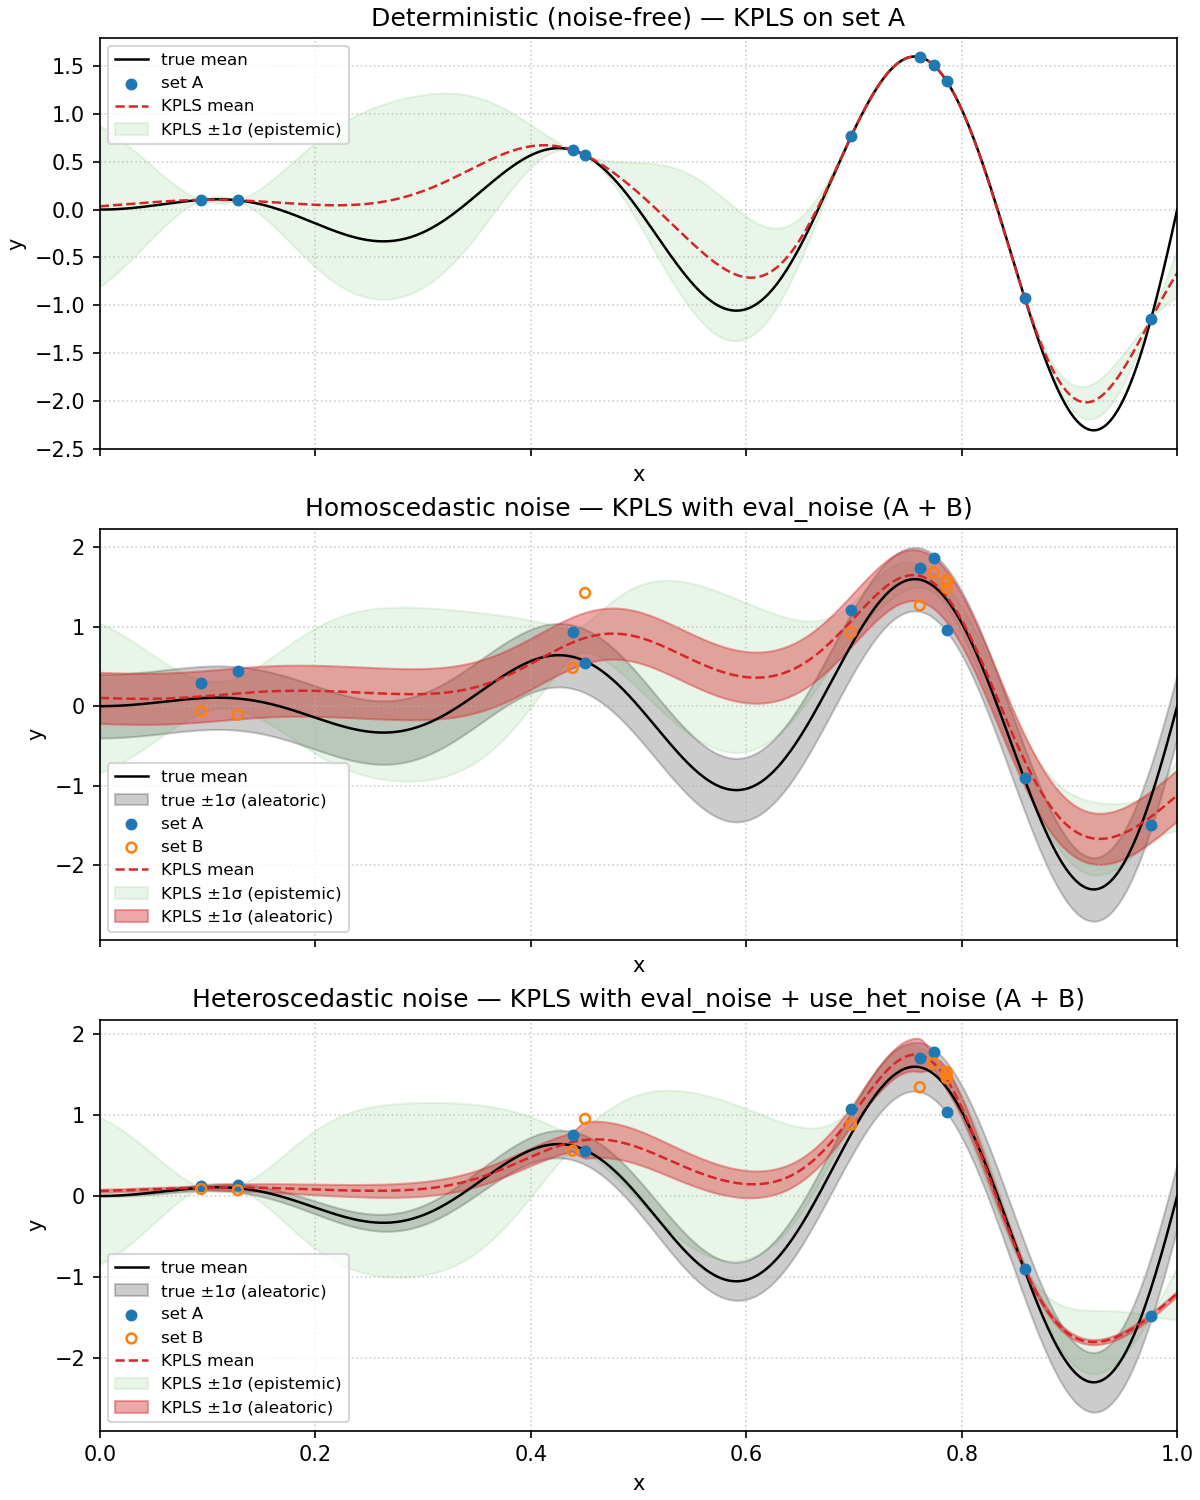

Python code for this plot:
'''
Example: Kriging surrogate model for deterministic, homoscedastic, heteroscedastic functions.

- Test functions (n_input = 1, n_output = 1, x in [0, 1]):
  1) deterministic: f(x) = sin(3*pi*x)
  2) homoscedastic: f(x) = sin(3*pi*x) + 0.1*epsilon, epsilon ~ N(0, 1)
  3) heteroscedastic: f(x) = sin(3*pi*x) + 0.1*x*epsilon, epsilon ~ N(0, 1)

- Data generation:
  1) generate N_A data points (x, y), denoted by setA (x ~ Uniform(0, 1) i.i.d.)
  2) sample N_B points from setA (with replacement on indices), redraw y from the
     stochastic model, denoted by setB (duplicated x are used by SMT het noise)

- Use `smt.surrogate_models.KPLS` as the surrogate model.
  1) https://smt.readthedocs.io/en/latest/_src_docs/surrogate_models/gpr/kpls.html
  2) train deterministic KPLS on setA (function 1)
  3) train stochastic KPLS (eval_noise, homoscedastic) on setA + setB (function 2)
  4) train heteroscedastic KPLS (eval_noise + use_het_noise) on setA + setB (function 3)

- Plot results:
  1) each function in a separate subplot
  2) plot the true mean (and true 1-sigma band when noise is present)
  3) plot the data points
  4) plot the surrogate mean, 1-sigma epistemic band (from predict_variances),
     and 1-sigma total predictive band (epistemic + learned aleatoric from optimal_noise)

'''

from __future__ import annotations

import sys
import warnings
from pathlib import Path

import matplotlib.pyplot as plt
from matplotlib import get_backend
import numpy as np
from smt.surrogate_models import KPLS

PROJECT_ROOT = Path(__file__).resolve().parents[2]
if str(PROJECT_ROOT) not in sys.path:
    sys.path.insert(0, str(PROJECT_ROOT))

SEED = 42
NOISE_SCALE = 0.4
N_GRID = 400
N_A = 10
N_B = 10

# Duplicate x (set B reuses x from A) needs a non-trivial noise prior so the GP
# covariance stays numerically PD; see smt.surrogate_models.krg_based defaults.
_KPLS_NOISE_COMMON = dict(
    print_global=False,
    hyper_opt="Cobyla",
    nugget=1e-8,
    noise0=[1e-3],
    n_start=15,
)


def mean_sin(x: np.ndarray) -> np.ndarray:
    return np.sin(6.0 * np.pi * x) * x * np.exp(x)


def build_sets(
    rng: np.random.Generator,
    noise: str,
    ) -> tuple[np.ndarray, np.ndarray, np.ndarray, np.ndarray]:
    """
    Return (x_train, y_train) for setA only, then full training (setA + setB).

    noise: 'none' | 'homo' | 'hetero'
    """
    n_a = N_A
    x_a = rng.uniform(0.0, 1.0, (n_a, 1))

    if noise == "none":
        y_a = mean_sin(x_a)
    elif noise == "homo":
        eps = rng.standard_normal((n_a, 1))
        y_a = mean_sin(x_a) + NOISE_SCALE * eps
    elif noise == "hetero":
        eps = rng.standard_normal((n_a, 1))
        y_a = mean_sin(x_a) + NOISE_SCALE * x_a * eps
    else:
        raise ValueError(noise)

    idx_b = rng.integers(0, n_a, size=N_B)
    x_b = x_a[idx_b]
    if noise == "none":
        y_b = mean_sin(x_b)
    elif noise == "homo":
        eps_b = rng.standard_normal((len(x_b), 1))
        y_b = mean_sin(x_b) + NOISE_SCALE * eps_b
    else:
        eps_b = rng.standard_normal((len(x_b), 1))
        y_b = mean_sin(x_b) + NOISE_SCALE * x_b * eps_b

    x_all = np.vstack([x_a, x_b])
    y_all = np.vstack([y_a, y_b])
    return x_a, y_a, x_all, y_all


def kpls_aleatoric_variance(sm: KPLS, x: np.ndarray) -> np.ndarray:
    """
    Observation noise variance at prediction sites (physical y units).

    SMT ``predict_variances`` is epistemic (latent GP); with ``eval_noise`` the
    aleatoric part is ``optimal_noise * sigma2`` (homoscedastic scalar noise ratio,
    heteroscedastic ratios interpolated over unique training sites).
    """
    if not sm.options["eval_noise"]:
        return np.zeros(x.shape[0], dtype=float)
    sigma2 = float(np.asarray(sm.optimal_par["sigma2"], dtype=float).ravel()[0])
    nu = np.asarray(sm.optimal_noise, dtype=float)
    if not sm.options["use_het_noise"]:
        nu_s = float(nu.ravel()[0])
        return np.full(x.shape[0], nu_s * sigma2, dtype=float)
    xu = np.asarray(sm.X_norma, dtype=float).ravel()
    nu_v = nu.ravel()
    order = np.argsort(xu)
    xq = ((x - sm.X_offset) / sm.X_scale).ravel()
    nu_i = np.interp(xq, xu[order], nu_v[order])
    return nu_i * sigma2


def true_one_sigma_band(
    x: np.ndarray, noise: str
    ) -> tuple[np.ndarray, np.ndarray, np.ndarray]:
    """Mean and +/- 1 sigma of the generative process (aleatoric)."""
    m = mean_sin(x).ravel()
    if noise == "none":
        lo = hi = m
    elif noise == "homo":
        s = np.full_like(m, NOISE_SCALE)
        lo, hi = m - s, m + s
    else:
        s = (NOISE_SCALE * x.ravel())
        lo, hi = m - s, m + s
    return m, lo, hi


def subplot_panel(
    ax: plt.Axes,
    title: str,
    noise: str,
    x_a: np.ndarray,
    y_a: np.ndarray,
    x_train: np.ndarray,
    y_train: np.ndarray,
    sm: KPLS,
    x_fine: np.ndarray,
    ) -> None:
    m_true, lo_true, hi_true = true_one_sigma_band(x_fine, noise)

    ax.plot(x_fine.ravel(), m_true, "k-", label="true mean", linewidth=1.2)
    if noise != "none":
        ax.fill_between(
            x_fine.ravel(),
            lo_true,
            hi_true,
            color="k",
            alpha=0.2,
            label="true ±1σ (aleatoric)",
        )

    ax.scatter(x_a.ravel(), y_a.ravel(), s=22, c="C0", label="set A", zorder=4)
    if x_train.shape[0] > x_a.shape[0]:
        # hide duplicate scatter for points already in A for clarity: only extra B rows
        # (all B indices are from A so we mark second-half as set B)
        n_extra = x_train.shape[0] - x_a.shape[0]
        if n_extra > 0:
            ax.scatter(
                x_train[-n_extra:].ravel(),
                y_train[-n_extra:].ravel(),
                s=22,
                facecolors="none",
                edgecolors="C1",
                linewidths=1.2,
                label="set B",
                zorder=5,
            )

    y_hat = sm.predict_values(x_fine)
    v_epi = np.asarray(sm.predict_variances(x_fine), dtype=float).ravel()
    v_epi = np.maximum(v_epi, 0.0)
    s_epi = np.sqrt(v_epi)
    y_hat = np.asarray(y_hat, dtype=float).ravel()

    v_ale = kpls_aleatoric_variance(sm, x_fine)
    v_ale = np.maximum(v_ale, 0.0)
    s_ale = np.sqrt(v_ale)

    ax.plot(x_fine.ravel(), y_hat, "C3--", label="KPLS mean", linewidth=1.2)
    xf = x_fine.ravel()
    ax.fill_between(
        xf,
        y_hat - s_epi,
        y_hat + s_epi,
        color="C2",
        alpha=0.1,
        label="KPLS ±1σ (epistemic)",
    )
    if np.any(v_ale > 0.0):
        ax.fill_between(
            xf,
            y_hat - s_ale,
            y_hat + s_ale,
            color="C3",
            alpha=0.4,
            label="KPLS ±1σ (aleatoric)",
        )

    ax.set_title(title)
    ax.set_xlabel("x")
    ax.set_ylabel("y")
    ax.set_xlim(0.0, 1.0)
    ax.legend(loc="best", fontsize=8)
    ax.grid(True, linestyle=":", alpha=0.6)


def main() -> None:
    warnings.filterwarnings(
        "ignore",
        message="Warning: multiple x input features have the same value.*",
        category=UserWarning,
    )

    rng = np.random.default_rng(SEED)
    x_fine = np.linspace(0.0, 1.0, N_GRID).reshape(-1, 1)

    fig, axes = plt.subplots(3, 1, figsize=(8, 10), sharex=True, constrained_layout=True)

    # 1) Deterministic: train on set A only
    x_a, y_a, _, _ = build_sets(rng, "none")
    sm1 = KPLS(theta0=[1e-2], n_comp=1, print_global=False, hyper_opt="Cobyla")
    sm1.set_training_values(x_a, y_a)
    sm1.train()
    subplot_panel(
        axes[0],
        "Deterministic (noise-free) — KPLS on set A",
        "none",
        x_a,
        y_a,
        x_a,
        y_a,
        sm1,
        x_fine,
    )

    # 2) Homoscedastic: eval_noise, set A + B
    rng2 = np.random.default_rng(SEED)
    x_a2, y_a2, x_all2, y_all2 = build_sets(rng2, "homo")
    sm2 = KPLS(
        theta0=[1e-2],
        n_comp=1,
        eval_noise=True,
        use_het_noise=False,
        **_KPLS_NOISE_COMMON,
    )
    sm2.set_training_values(x_all2, y_all2)
    sm2.train()
    subplot_panel(
        axes[1],
        "Homoscedastic noise — KPLS with eval_noise (A + B)",
        "homo",
        x_a2,
        y_a2,
        x_all2,
        y_all2,
        sm2,
        x_fine,
    )

    # 3) Heteroscedastic: replicate x in A ∪ B; SMT aggregates & estimates local noise
    rng3 = np.random.default_rng(SEED)
    x_a3, y_a3, x_all3, y_all3 = build_sets(rng3, "hetero")
    sm3 = KPLS(
        theta0=[1e-2],
        n_comp=1,
        eval_noise=True,
        use_het_noise=True,
        **_KPLS_NOISE_COMMON,
    )
    sm3.set_training_values(x_all3, y_all3)
    sm3.train()
    subplot_panel(
        axes[2],
        "Heteroscedastic noise — KPLS with eval_noise + use_het_noise (A + B)",
        "hetero",
        x_a3,
        y_a3,
        x_all3,
        y_all3,
        sm3,
        x_fine,
    )

    out_png = Path(__file__).resolve().parent / "example_kriging.png"
    fig.savefig(out_png, dpi=150)
    if "agg" not in get_backend().lower():
        plt.show()
    plt.close(fig)


if __name__ == "__main__":
    main()
